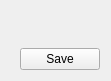
<?xml version="1.0" encoding="UTF-8"?>
<ui version="4.0">
 <class>ServiceUpdates::CLanguageSetting</class>
 <widget class="QWidget" name="ServiceUpdates::CLanguageSetting">
  <property name="geometry">
   <rect>
    <x>0</x>
    <y>0</y>
    <width>111</width>
    <height>81</height>
   </rect>
  </property>
  <property name="windowTitle">
   <string>Form</string>
  </property>
  <layout class="QVBoxLayout" name="verticalLayout">
   <item>
    <layout class="QHBoxLayout" name="horizontalLayout" stretch="0,1,0">
     <item>
      <spacer name="horizontalSpacer_2">
       <property name="orientation">
        <enum>Qt::Horizontal</enum>
       </property>
       <property name="sizeHint" stdset="0">
        <size>
         <width>40</width>
         <height>20</height>
        </size>
       </property>
      </spacer>
     </item>
     <item>
      <widget class="MainMenu::CScrollTable" name="tableWidget" native="true"/>
     </item>
     <item>
      <spacer name="horizontalSpacer_3">
       <property name="orientation">
        <enum>Qt::Horizontal</enum>
       </property>
       <property name="sizeHint" stdset="0">
        <size>
         <width>40</width>
         <height>20</height>
        </size>
       </property>
      </spacer>
     </item>
    </layout>
   </item>
   <item>
    <spacer name="verticalSpacer">
     <property name="orientation">
      <enum>Qt::Vertical</enum>
     </property>
     <property name="sizeHint" stdset="0">
      <size>
       <width>20</width>
       <height>40</height>
      </size>
     </property>
    </spacer>
   </item>
   <item>
    <layout class="QHBoxLayout" name="horizontalLayout_2">
     <item>
      <spacer name="horizontalSpacer">
       <property name="orientation">
        <enum>Qt::Horizontal</enum>
       </property>
       <property name="sizeHint" stdset="0">
        <size>
         <width>40</width>
         <height>20</height>
        </size>
       </property>
      </spacer>
     </item>
     <item>
      <widget class="QPushButton" name="btnApply">
       <property name="focusPolicy">
        <enum>Qt::NoFocus</enum>
       </property>
       <property name="text">
        <string>Save</string>
       </property>
      </widget>
     </item>
    </layout>
   </item>
  </layout>
 </widget>
 <customwidgets>
  <customwidget>
   <class>MainMenu::CScrollTable</class>
   <extends>QWidget</extends>
   <header>MainMenu/Include/ScrollTable.h</header>
   <container>1</container>
  </customwidget>
 </customwidgets>
 <resources/>
 <connections/>
</ui>
